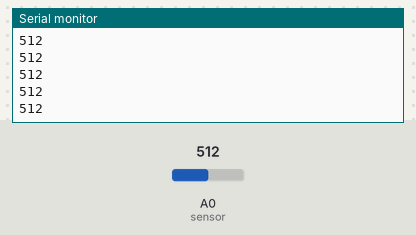
The sketch below on a simulated Arduino Uno, built with avr-gcc and run on an emulated ATmega328P. Shown: the last lines printed to the serial monitor. Inputs (shaded band) come from the test bench; at power-on: A0 (sensor) = 512.

Above: at 1.2 s.
1.3 s: A0 (sensor) set to 716
At 1.31 s:
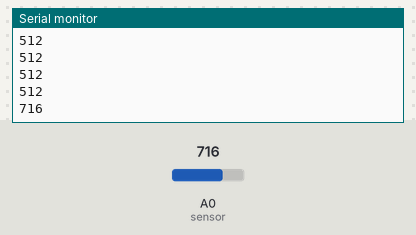
2.8 s: A0 (sensor) set to 900
At 2.81 s:
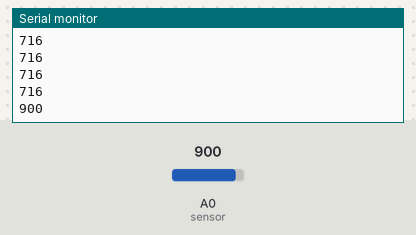
Timing chart, 0 to 5.8 s (numbered marks = the images above; inputs shaded):
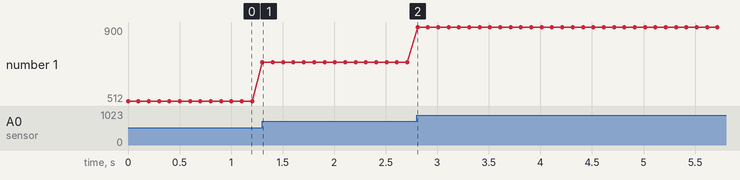

The sketch:

LoadCell.ino
```cpp
int sensor = A0;
int value = 0;

void setup(){
  pinMode(sensor, INPUT);
  Serial.begin(9600);
}

void loop(){
  value = analogRead(sensor);
  Serial.println(value);
  delay(100);
}
```

Measured:
- after the input at 1.3 s, the serial monitor: prints a new line at once (image 1)
- after the input at 2.8 s, the serial monitor: prints a new line at once (image 2)
- plotted number 1: 512 → 716 after the input at 1.3 s, 716 → 900 after the input at 2.8 s
